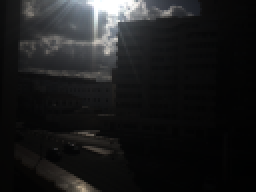
#> input picture samples/cc0/apple-iphone6s-plus/.aevum/thumbs/IMG_0853-eeea0ff4-1793542498-10227467-128.png, 128 x 96 px (shown 2 times larger)
$ python -i luma.py   (imports and definitions only)   (older library calls are emulated)
#> lines starting #> are read from the running program, lines starting #| are printed output that depends on the picture
#> further down, picture is the input picture: shape (96, 128, 3); mean B, G, R 28.5, 27.9, 27.6
# -*- coding: utf-8 -*-
"""逐帧亮度测量：胶片条曲线、序列 QA、曝光台阶的共同输入。

骨架与 align.measure_offsets 同构（多进程池 + initializer + 小批量短路），
只是 worker 的输出从 (dx, dy) 换成亮度统计。亮度用 gamma 编码的灰度均值，
与去闪烁模块的线性域测光相互独立：这里要的是「看起来多亮」，用来画曲线和
找离群帧；去闪烁要的是可叠加的 EV，需要线性域。
"""
from multiprocessing import Pool, cpu_count

import cv2
import numpy as np

from reference import imio

SMALL_BATCH = 12          # 同 align.py：Windows spawn 起池比算图还贵
_G = {}


def _init(long_side):
    _G["long"] = int(long_side)
    cv2.setNumThreads(1)      # 池里每个进程单线程，否则 N 进程 × M 线程互相抢


def measure_bgr(im, long_side=512):
    """返回 (mean, median, center, sharp)；空图返回 None。

    mean/median/center 在 0~1 的 gamma 灰度上；sharp 是拉普拉斯方差，
    用于 QA 找虚焦帧。中心区取中间三分之一，避开暗角和画面边缘。
    """
#> called with long_side = 512
    if im is None or getattr(im, "size", 0) == 0:
        return None
    if im.dtype == np.uint16:
        im = (im >> 8).astype(np.uint8)
    elif im.dtype != np.uint8:
        im = np.clip(im, 0, 255).astype(np.uint8)
    h, w = im.shape[:2]
#> h = 96; w = 128
    s = float(long_side) / max(h, w, 1)
#> s = 4
    if s < 1.0:
        im = cv2.resize(im, (max(1, int(round(w * s))),
                             max(1, int(round(h * s)))),
                        interpolation=cv2.INTER_AREA)
    gray = cv2.cvtColor(im, cv2.COLOR_BGR2GRAY)
    lum = gray.astype(np.float32) / 255.0
    H, W = lum.shape
#> H = 96; W = 128
    cy, cx = H // 3, W // 3
#> cy = 32; cx = 42
    center = lum[cy:2 * cy, cx:2 * cx]
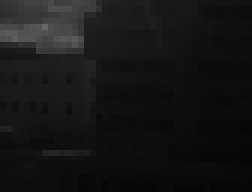
#> center: shape (32, 42) float32 (shown 6 times larger); min 0.0196, max 0.404, mean 0.0842
    sharp = float(cv2.Laplacian(gray, cv2.CV_32F).var())
#> sharp = 245.1
    return (float(lum.mean()), float(np.median(lum)),
            float(center.mean()) if center.size else float(lum.mean()),
            sharp)


# [63 lines left out: functions _worker, measure_luma, not called in this run]


def means_of(luma):
    """luma -> 逐帧 mean 数组，读不出的帧为 NaN。"""
    return np.array([x[0] if x else np.nan for x in luma], dtype=np.float64)


def sharp_of(luma):
    """luma -> 逐帧清晰度数组，读不出的帧为 NaN。"""
    return np.array([x[3] if x else np.nan for x in luma], dtype=np.float64)

>>> import cv2
>>> picture = cv2.imread('../../samples/cc0/apple-iphone6s-plus/.aevum/thumbs/IMG_0853-eeea0ff4-1793542498-10227467-128.png')
>>> result = measure_bgr(picture)
#> result = (0.109, 0.0431, 0.0842, 245.1)
